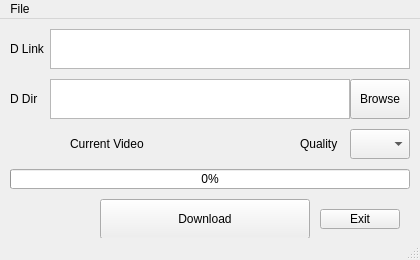
<?xml version="1.0" encoding="UTF-8"?>
<ui version="4.0">
 <class>MainWindow</class>
 <widget class="QMainWindow" name="MainWindow">
  <property name="geometry">
   <rect>
    <x>0</x>
    <y>0</y>
    <width>420</width>
    <height>260</height>
   </rect>
  </property>
  <property name="windowTitle">
   <string>MainWindow</string>
  </property>
  <widget class="QWidget" name="centralwidget">
   <widget class="QProgressBar" name="progressBar">
    <property name="geometry">
     <rect>
      <x>10</x>
      <y>150</y>
      <width>400</width>
      <height>20</height>
     </rect>
    </property>
    <property name="value">
     <number>0</number>
    </property>
   </widget>
   <widget class="QPushButton" name="pushButton">
    <property name="geometry">
     <rect>
      <x>100</x>
      <y>180</y>
      <width>210</width>
      <height>40</height>
     </rect>
    </property>
    <property name="text">
     <string>Download</string>
    </property>
   </widget>
   <widget class="QPushButton" name="pushButton_2">
    <property name="geometry">
     <rect>
      <x>350</x>
      <y>60</y>
      <width>60</width>
      <height>40</height>
     </rect>
    </property>
    <property name="text">
     <string>Browse</string>
    </property>
   </widget>
   <widget class="QPushButton" name="pushButton_3">
    <property name="geometry">
     <rect>
      <x>320</x>
      <y>190</y>
      <width>80</width>
      <height>20</height>
     </rect>
    </property>
    <property name="text">
     <string>Exit</string>
    </property>
   </widget>
   <widget class="QPlainTextEdit" name="plainTextEdit">
    <property name="geometry">
     <rect>
      <x>50</x>
      <y>10</y>
      <width>360</width>
      <height>40</height>
     </rect>
    </property>
    <property name="plainText">
     <string/>
    </property>
   </widget>
   <widget class="QPlainTextEdit" name="plainTextEdit_2">
    <property name="geometry">
     <rect>
      <x>50</x>
      <y>60</y>
      <width>300</width>
      <height>40</height>
     </rect>
    </property>
    <property name="plainText">
     <string/>
    </property>
   </widget>
   <widget class="QLabel" name="label">
    <property name="geometry">
     <rect>
      <x>10</x>
      <y>20</y>
      <width>40</width>
      <height>20</height>
     </rect>
    </property>
    <property name="text">
     <string>D Link</string>
    </property>
   </widget>
   <widget class="QLabel" name="label_2">
    <property name="geometry">
     <rect>
      <x>10</x>
      <y>70</y>
      <width>40</width>
      <height>20</height>
     </rect>
    </property>
    <property name="text">
     <string>D Dir</string>
    </property>
   </widget>
   <widget class="QComboBox" name="comboBox">
    <property name="geometry">
     <rect>
      <x>350</x>
      <y>110</y>
      <width>60</width>
      <height>30</height>
     </rect>
    </property>
   </widget>
   <widget class="QLabel" name="label_3">
    <property name="geometry">
     <rect>
      <x>300</x>
      <y>110</y>
      <width>40</width>
      <height>30</height>
     </rect>
    </property>
    <property name="text">
     <string>Quality</string>
    </property>
   </widget>
   <widget class="QLabel" name="label_4">
    <property name="geometry">
     <rect>
      <x>70</x>
      <y>110</y>
      <width>200</width>
      <height>30</height>
     </rect>
    </property>
    <property name="text">
     <string>Current Video</string>
    </property>
   </widget>
  </widget>
  <widget class="QMenuBar" name="menubar">
   <property name="geometry">
    <rect>
     <x>0</x>
     <y>0</y>
     <width>420</width>
     <height>21</height>
    </rect>
   </property>
   <widget class="QMenu" name="menuFile">
    <property name="title">
     <string>File</string>
    </property>
    <addaction name="actionExit"/>
    <addaction name="actionExit_2"/>
   </widget>
   <addaction name="menuFile"/>
  </widget>
  <widget class="QStatusBar" name="statusbar"/>
  <action name="actionExit">
   <property name="text">
    <string>Download</string>
   </property>
  </action>
  <action name="actionExit_2">
   <property name="text">
    <string>Exit</string>
   </property>
  </action>
 </widget>
 <resources/>
 <connections/>
</ui>
